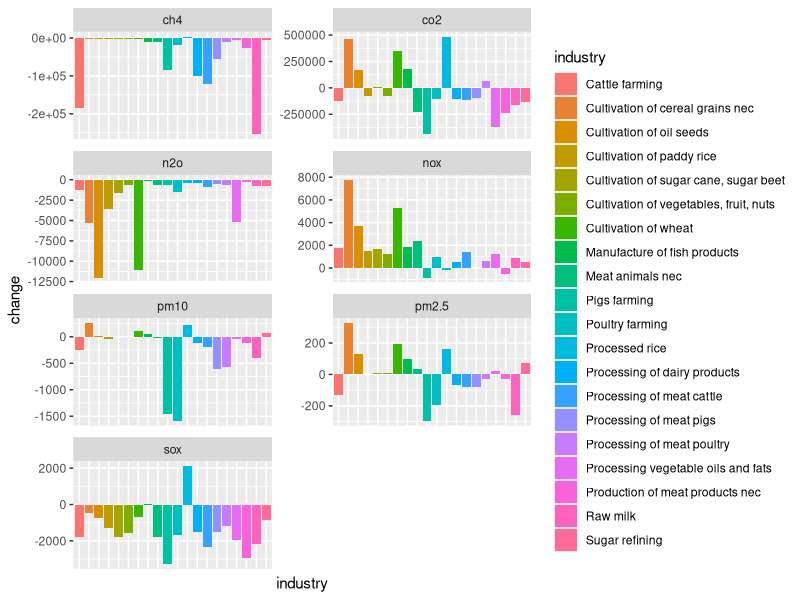

Write the R code that produced this figure.
## ---- chunk 1
knitr::opts_chunk$set(echo = TRUE)

library(readr)
library(magrittr)
library(dplyr)
library(tidyr)
library(ggplot2)
library(here)

## ---- chunk 2
# Importing data bases of emission factors for 2000 and 2007

ef_2000 <- read_csv(here("Databases/Emission_factors_2000.csv"))
  cols(
    industry = col_character(),
    co2 = col_double(),
    ch4 = col_double(),
    n2o = col_double(),
    sox = col_double(),
    nox = col_double(),
    pm10 = col_double(),
    pm2.5 = col_double()
  )

ef_2007 <- read_csv(here("Databases/emission_factors_2007.csv"))
  cols(
    Industry = col_character(),
    co2_c = col_double(),
    ch4_c = col_double(),
    n2o_c = col_double(),
    sox_c = col_double(),
    nox_c = col_double(),
    pm10_c = col_double(),
    pm2.5_c = col_double(),
    co2_nc = col_double(),
    ch4_nc = col_double(),
    n2o_nc = col_double(),
    sox_nc = col_double(),
    nox_nc = col_double(),
    pm10_nc = col_double(),
    pm2.5_nc = col_double(),
    sf6 = col_double(),
    hfc = col_double(),
    pfc = col_double()
  )

## ---- chunk 3
# Adding combusted and noncombusted emissions for 2007

ef_2007 <- ef_2007 %>% 
  mutate(co2 = co2_c + co2_nc, ch4 = ch4_c + ch4_nc, n2o = n2o_c + n2o_nc, sox = sox_c+sox_nc, nox= nox_c + nox_nc, pm10= pm10_c + pm10_nc, pm2.5= pm2.5_c + pm2.5_nc) %>% 
  select(industry= Industry, co2, ch4, n2o, sox, nox, pm10, pm2.5)

# List of industries that are in 2007 but not in 2000 (some of them are present in both but small changes in the wording made R to recognize them as different). Just to check if there are relevant industries related to food that differ between years.

diff_industry <- data.frame(ef_2007$industry[!(ef_2007$industry %in% ef_2000$industry)])

# Selecting food related industries based on list in the final power point

ef_2000 <- ef_2000 %>% 
  filter(industry %in% c("Cultivation of paddy rice", "Cultivation of wheat", "Cultivation of cereal grains nec", "Processed rice", "Cattle farming","Processing of meat cattle", "Pigs farming", "Processing of meat pigs", "Poultry farming",   "Processing of meat poultry", "Meat animals nec","Production of meat products nec", "Manufacture of fish products", "Processing of dairy products", "Raw milk", "Cultivation of vegetables, fruit, nuts", "Cultivation of sugar cane, sugar beet", "Sugar refining", "Cultivation of oil seeds", "Processing vegetable oils and fats"))

ef_2007 <- ef_2007 %>% 
  filter(industry %in% c("Cultivation of paddy rice", "Cultivation of wheat", "Cultivation of cereal grains nec", "Processed rice", "Cattle farming","Processing of meat cattle", "Pigs farming", "Processing of meat pigs", "Poultry farming",   "Processing of meat poultry", "Meat animals nec","Production of meat products nec", "Manufacture of fish products", "Processing of dairy products", "Raw milk", "Cultivation of vegetables, fruit, nuts", "Cultivation of sugar cane, sugar beet", "Sugar refining", "Cultivation of oil seeds", "Processing vegetable oils and fats"))

# Transforming into tidy data (better for working in R)

ef_2000 <- ef_2000 %>% 
  gather(key = type, value = emissions, - industry) %>% 
  mutate(year= 2000)

ef_2007 <- ef_2007 %>% 
  gather(key = type, value = emissions, - industry) %>% 
  mutate(year= 2007)
  
ef <- bind_rows(ef_2000, ef_2007)

## ---- chunk 4

changes_emissions <- ef %>% 
  group_by(industry, type) %>% 
  summarise(change = emissions[year==2007] - emissions[year==2000]) 

ggplot(changes_emissions, aes(industry, change, fill = industry)) +
  geom_bar(stat = "identity") +
  theme(axis.ticks.x = element_blank(), axis.text.x = element_blank())+
  facet_wrap(~ type, ncol = 2, scales = "free") 

